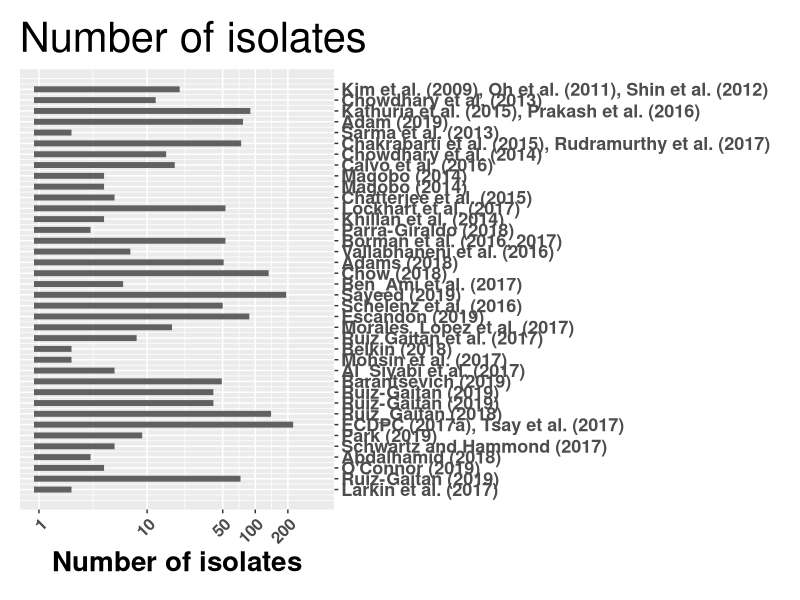
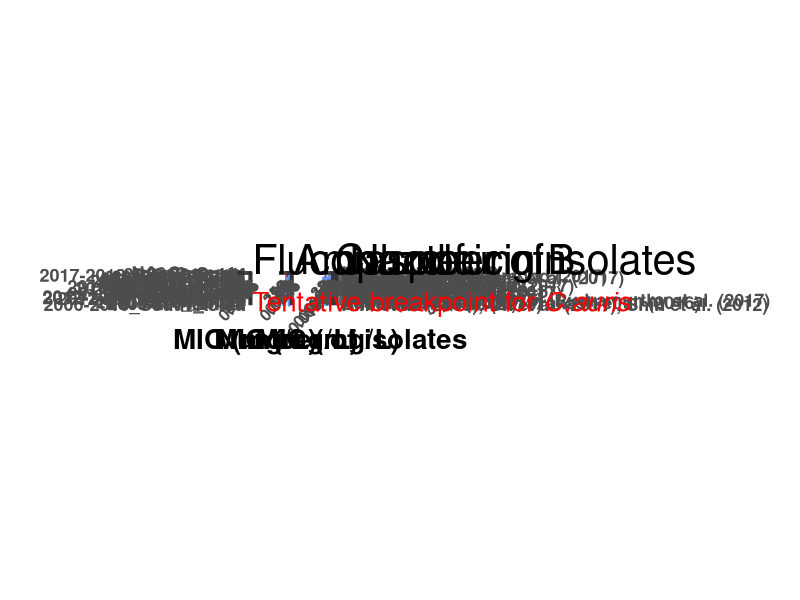
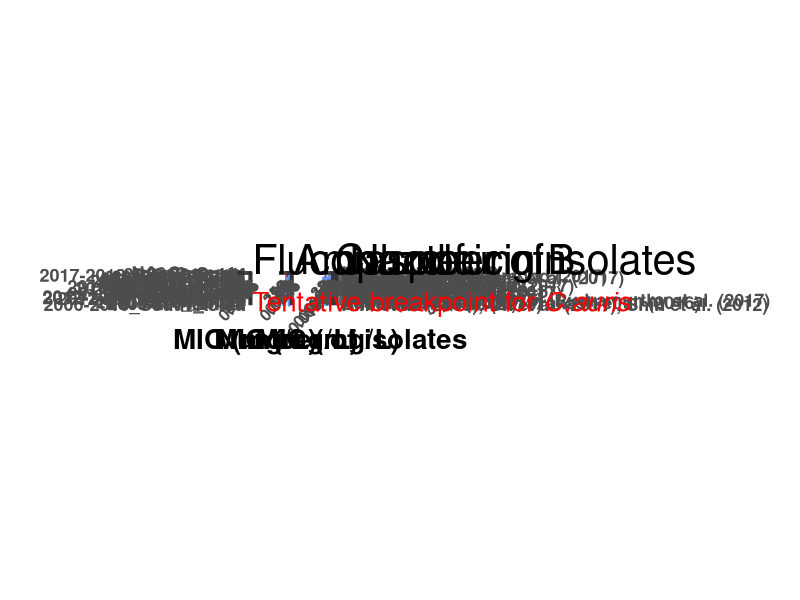

The R script that drew these images, in order:
## ---- chunk 1
knitr::opts_chunk$set(echo = TRUE)
## ---- chunk 2
mic = read.csv("MIC4.csv", header = T, sep = ";")
names(mic)[1] = "Country"
summary(mic)
mic$Country[1:10]
## ---- chunk 3


mic$epi = paste( mic$Year, mic$Country, sep = "_")
mic = mic[order(mic$epi,decreasing=T, na.last = T),]
mic$row = seq(1:length(mic$Country))


mic = mic[seq(1, length(mic$Country)-2),]
mic$epi
## ---- chunk 4
mic$FL_min = log2(mic$FL_min)
mic$FL_max = log2(mic$FL_max)
## ---- chunk 5

for(i in seq(1:length(mic$Country))){
    print(mic$epi[i])
    print(mic$FL_min[i])
    print(mic$FL_max[i])
    
  if(!is.na(mic$FL_min[i]) & mic$FL_min[i] == mic$FL_max[i]) {
    mic$FL_min[i] = mic$FL_min[i] - 0.25
    mic$FL_max[i] = mic$FL_max[i] + 0.25
}
}


## ---- chunk 6
library("ggplot2")

xlab = 2 ** seq(-4,8)

par(mar=c(3,2,2,2))

pf = ggplot(mic) 

pf = pf +  geom_segment(aes(x=FL_min, 
                          y = row , xend=FL_max ,
                          yend = row),
                        show.legend = F,
                        size = 2,
                      colour = "cornflowerblue") 

pf2 = pf + scale_y_continuous(name = "",breaks = 1:length(mic$n) ,labels = as.character(mic$epi)) 

pf3 = pf2 + scale_x_continuous(name = "MIC (mg/L)",limits = c(-4.3, 8.3), breaks = seq(-4, 8), labels = xlab)

pf3 = pf3 + geom_vline(xintercept= (log2(32)), colour = "red", linetype = "dashed")
pf3 = pf3 + coord_fixed(0.8)
subt = expression(paste("Tentative breakpoint for ", italic("C.auris")))
pf3 = pf3 + labs(title = "Fluconazole", subtitle = subt)
pf3 = pf3 + theme(plot.margin = unit(c(0.5,0.25,0.5,0.5), "cm"),
                  plot.title = element_text(hjust = 0, size = 30),
                  plot.subtitle=element_text(size=20, hjust=0,
                                            color="red"), 
                  axis.text.y = element_text(size = 13, face = "bold"), 
                  axis.title.x = element_text(size = 20, face = "bold"),
                  axis.text.x = element_text(size = 12, angle = 45, hjust = 1, face = "bold"))



## ---- chunk 7
mic$Casp_min = as.numeric(mic$Casp_min)
mic$Casp_max = as.numeric(mic$Casp_max)

mic$Casp_min = log2(mic$Casp_min)
mic$Casp_max = log2(mic$Casp_max)

mic$Casp_min == mic$Casp_max

for(i in seq(1:length(mic$Country))){
  if(!is.na(mic$Casp_min[i]) & mic$Casp_min[i] == mic$Casp_max[i]) {
    mic$Casp_min[i] = mic$Casp_min[i] - 0.25
    mic$Casp_max[i] = mic$Casp_max[i] + 0.25
    
}
}
## ---- chunk 8
xlab2 = 2 ** seq(-6,5)


pc = ggplot(mic) 

pc = pc +  geom_segment(aes(x=Casp_min, 
                          y = row , xend=Casp_max ,
                          yend = row),
                          size = 2,
                        show.legend = F,
                      colour = "cornflowerblue") 

pc2 = pc + scale_y_continuous(name = "", breaks = 1:length(mic$n) ,labels = rep(c(""), times = length(mic$n))) 

pc3 = pc2 + scale_x_continuous(name = "MIC (mg/L)",limits = c(-6.3, 5.3), breaks = seq(-6, 5), labels = xlab2)

pc3 = pc3 + geom_vline(xintercept= (log2(2)), colour = "red", linetype = "dashed") 
pc3 = pc3 + coord_fixed(0.8)
subt = expression(paste(""))
pc3 = pc3 + labs(title = "Caspofungin", subtitle = subt)
pc3 = pc3 + theme(plot.margin = unit(c(0.5,0.25,0.5,0.5), "cm"),
                  plot.title = element_text(hjust = 0, size = 30),
                  plot.subtitle=element_text(size=20, hjust=0,
                                            color="red"), 
                  axis.text.y = element_text(size = 9, face = "bold"), 
                  axis.title.x = element_text(size = 20, face = "bold"),
                  axis.text.x = element_text(size = 12, angle = 45, hjust = 1, face = "bold"))



## ---- chunk 9
mic$AMB_min = as.numeric(mic$AMB_min)
mic$AMB_max = as.numeric(mic$AMB_max)

mic$AMB_min = log2(mic$AMB_min)
mic$AMB_max = log2(mic$AMB_max)

mic$AMB_min == mic$AMB_max

for(i in seq(1:length(mic$Country))){
  if(!is.na(mic$AMB_min[i]) & mic$AMB_min[i] == mic$AMB_max[i]) {
    mic$AMB_min[i] = mic$AMB_min[i] - 0.25
    mic$AMB_max[i] = mic$AMB_max[i] + 0.25
}
}
## ---- chunk 10

par(mar=c(3,2,2,2))
pa = ggplot(mic) 
pa = pa +  geom_segment(aes(x=AMB_min, 
                          y = row , xend=AMB_max ,
                          yend = row),
                           size = 2,
                        show.legend = F,
                      colour = "cornflowerblue")

pa2 = pa + scale_y_continuous(name = "",breaks = 1:length(mic$n) ,labels = rep("", times = length(mic$n))) 
pa3 = pa2 + scale_x_continuous(name = "MIC (mg/L)",limits = c(-4.3, 8.3), breaks = seq(-4, 8), labels = xlab)

pa3 = pa3 + geom_vline(xintercept= (log2(2)), colour = "red", linetype = "dashed")
pa3 = pa3 + coord_fixed(0.8)
subt = expression(paste(""))
pa3 = pa3 + labs(title = "Amphotericin B", subtitle = subt)
pa3 = pa3 + theme(plot.margin = unit(c(0.5,0.25,0.5,0.5), "cm"),
                  plot.title = element_text(hjust = 0, size = 30),
                  plot.subtitle=element_text(size=20, hjust=0,
                                            color="red"), 
                  axis.text.y = element_text(size = 15, face = "bold"), 
                  axis.title.x = element_text(size = 20, face = "bold"),
                  axis.text.x = element_text(size = 12, angle = 45, hjust = 1, face = "bold"))


## ---- chunk 11

s = ggplot(mic) 
s = s +  geom_segment(aes(x=rep(log10(0.9), time(length(n))), 
                          y = row , xend=log10(n) ,
                          yend = row
                            ),size = 2, show.legend = F,
                      colour = "grey38") 

s2 = s + scale_y_continuous(position="right",name = "", breaks = 1:length(mic$n) ,labels = mic$auth)  
s3 = s2 + scale_x_continuous(name = "Number of isolates",limits = c(log10(0.9), 2.6), breaks = log10(c(1,10,50,100, 200)), labels = c(1,10,50,100, 200) )


s4 = s3 + coord_fixed(0.1)
s4 = s4 + labs(title = "Number of isolates")
s4 = s4 + theme(plot.margin = unit(c(0.5,0.25,0.5,0.5), "cm"),
                  plot.title = element_text(hjust = 0, size = 30),
                  plot.subtitle=element_text(size=20, hjust=0,
                                            color="red"), 
                  axis.text.y = element_text(size = 13, face = "bold"), 
                  axis.title.x = element_text(size = 20, face = "bold"),
                  axis.text.x = element_text(size = 12,angle = 45, hjust = 1, face = "bold"))

png('number.png',height = 550 , width = 500)
print(s4)
dev.off
## ---- chunk 12
library("gridExtra")
library("gtable")
library(ggplot2)
library("grid")


png('arrenged_final.png',height = 2480/2 , width = 3508/2)
g0 = ggplotGrob(pf3)
g00 <- ggplotGrob(pc3)
g1 <- ggplotGrob(pa3)
g2 <- ggplotGrob(s4)
g <- cbind(g0, g1, g00, g2, size = "first")
g$heights = unit.pmax(g1$heights, g2$heights)
grid.newpage()
grid.draw(g)
dev.off()

tiff('../arrenged_final.tiff',height = 50 , width = 50,units = 'cm',compression ="lzw",res=300)
g0 = ggplotGrob(pf3)
g00 <- ggplotGrob(pc3)
g1 <- ggplotGrob(pa3)
g2 <- ggplotGrob(s4)
g <- cbind(g0, g1, g00, g2, size = "first")
g$heights = unit.pmax(g1$heights, g2$heights)
grid.newpage()
grid.draw(g)
dev.off()

